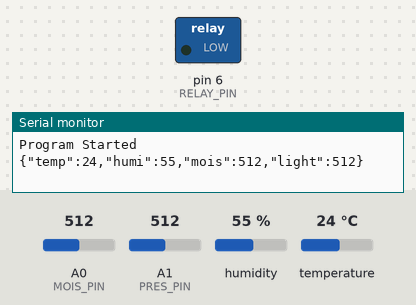
The sketch below on a simulated Arduino Uno, built with avr-gcc and run on an emulated ATmega328P. Shown: switched loads named in the sketch (green lamp = pin HIGH), the last lines printed to the serial monitor. The test bench sets the inputs (shaded band); at power-on: A0 (MOIS_PIN) = 512, A1 (PRES_PIN) = 512, humidity 55 %, temperature 24 °C.

Above: at 2.2 s.
2.3 s: A0 (MOIS_PIN) set to 466
8.3 s: A0 (MOIS_PIN) set to 440
At 11.8 s:
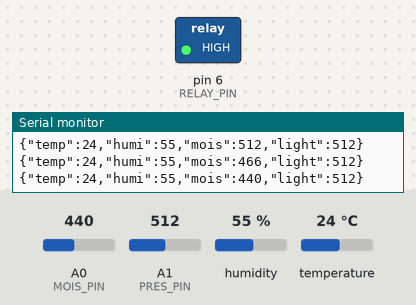
14.3 s: A0 (MOIS_PIN) set to 460
At 17.1 s:
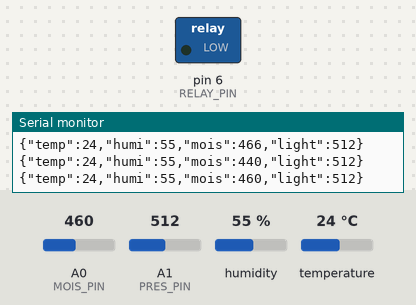
20.3 s: A0 (MOIS_PIN) set to 306
At 22.5 s:
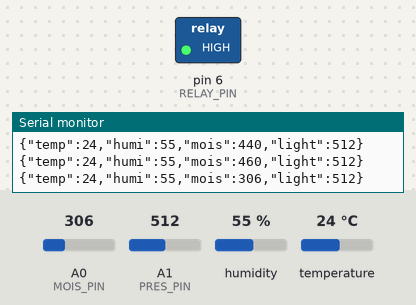
Timing chart, 0 to 24.0 s (numbered marks = the images above; inputs shaded):
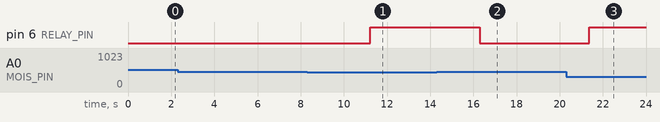

The sketch:

Arduino.ino
```cpp
#include <ArduinoJson.h>
#include <dht.h>
#include <SoftwareSerial.h>

//Instances
dht DHT;
SoftwareSerial node(2, 3); //RX | TX

//---------------------------------------------------------------------------

//Pin declirations
#define DHT11_PIN 7
#define MOIS_PIN A0

#define PRES_PIN A1
#define RELAY_PIN 6

//---------------------------------------------------------------------------

//Variables
float temp;
float humi;
float mois;

int lightVal;
//---------------------------------------------------------------------------

void setup() {
  Serial.begin(9600);
  node.begin(9600);
  delay(1000);

  pinMode (RELAY_PIN, OUTPUT);

  Serial.println("Program Started");
}

void loop() {
  StaticJsonBuffer<1000> jsonBuffer;
  JsonObject& data = jsonBuffer.createObject();

  //Temp and Humidity
  //--------------------------------------------------------------------------
  float chk = DHT.read11(DHT11_PIN);

  temp = DHT.temperature;
  humi = DHT.humidity;

  data["temp"] = temp;
  data["humi"] = humi;
  //--------------------------------------------------------------------------

  //Moisture levels and decisions
  //# the sensor value description
  //# 0  ~300     dry soil
  //# 300~700     humid soil
  //# 700~950     in water

  mois = analogRead(MOIS_PIN);
  data["mois"] = mois;

  //---------------------------------------------------------------------------
  //Light Sensor

  lightVal = analogRead(PRES_PIN);
  data["light"] = lightVal;
  //---------------------------------------------------------------------------
  //Sending data to ESP for server transfer

  data.printTo(node);
  data.printTo(Serial);
  Serial.println();
  jsonBuffer.clear();
  //--------------------------------------------------------------------------

  if (mois <= 450)
  {
    digitalWrite(RELAY_PIN, HIGH);
  }
  else{
    digitalWrite(RELAY_PIN, LOW);
  }

  delay(5000);
}
```

Measured:
- the behaviour switches between 451 and 450 on A0 (MOIS_PIN) (found by bisection; images 0 and 1)
- after the input at 8.3 s, pin 6 (RELAY_PIN): LOW → HIGH after 2.9 s
- after the input at 14.3 s, pin 6 (RELAY_PIN): HIGH → LOW after 2.0 s
- after the input at 20.3 s, pin 6 (RELAY_PIN): LOW → HIGH after 1.1 s
